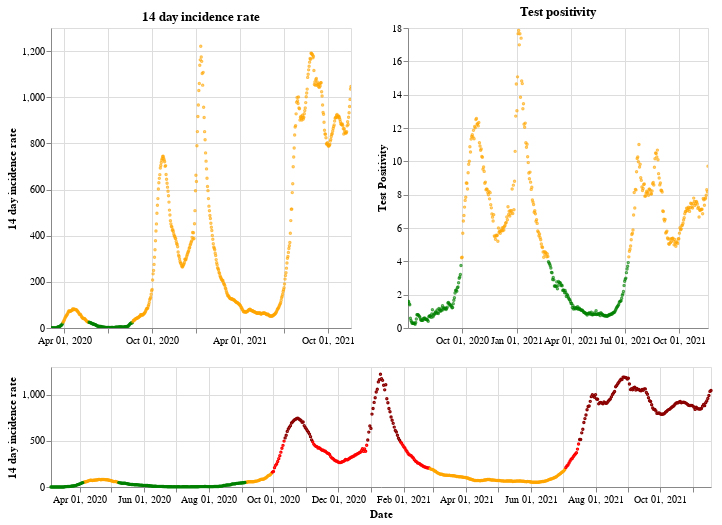

Source (notebook cell):
### Markdown cell above
## Northern Ireland

### Code cell
plot_traffic_light('Northern Ireland')

### Figure 1 — Vega-Lite specification as saved in the notebook (floating-point values rounded to 4 significant figures; data arrays with more than 128 entries replaced by an {"elided": "..."} marker saying what was removed)
{"config": {"view": {"continuousWidth": 400, "continuousHeight": 300}}, "vconcat": [{"hconcat": [{"mark": {"type": "point", "size": 2}, "encoding": {"color": {"condition": {"value": "green", "test": "(datum.twoWeeklyCasesRate <= 25)"}, "value": "orange"}, "tooltip": [{"type": "nominal", "field": "areaName"}, {"type": "temporal", "field": "date"}, {"type": "quantitative", "field": "twoWeeklyCasesRate"}, {"type": "quantitative", "field": "testPositivity"}], "x": {"type": "temporal", "axis": {"title": ""}, "field": "date", "scale": {"domain": {"selection": "DateBrush"}}, "timeUnit": "yearmonthdate"}, "y": {"type": "quantitative", "axis": {"title": "14 day incidence rate"}, "field": "twoWeeklyCasesRate"}}, "title": "14 day incidence rate", "width": 300}, {"mark": {"type": "point", "size": 2}, "encoding": {"color": {"condition": {"value": "green", "test": "(datum.testPositivity <= 4)"}, "value": "orange"}, "tooltip": [{"type": "nominal", "field": "areaName"}, {"type": "temporal", "field": "date"}, {"type": "quantitative", "field": "twoWeeklyCasesRate"}, {"type": "quantitative", "field": "testPositivity"}], "x": {"type": "temporal", "axis": {"title": ""}, "field": "date", "scale": {"domain": {"selection": "DateBrush"}}, "timeUnit": "yearmonthdate"}, "y": {"type": "quantitative", "axis": {"title": "Test Positivity"}, "field": "testPositivity"}}, "title": "Test positivity", "width": 300}]}, {"layer": [{"mark": {"type": "point", "size": 2}, "encoding": {"color": {"condition": {"value": "orange", "test": "(((datum.testPositivity < 4) && (datum.twoWeeklyCasesRate >= 50)) && (datum.twoWeeklyCasesRate < 200))"}, "value": "red"}, "opacity": {"condition": {"value": 1, "test": "((datum.twoWeeklyCasesRate >= 50) && (datum.twoWeeklyCasesRate < 500))"}, "value": 0}, "tooltip": [{"type": "nominal", "field": "areaName"}, {"type": "temporal", "field": "date"}, {"type": "quantitative", "field": "twoWeeklyCasesRate"}, {"type": "quantitative", "field": "testPositivity"}], "x": {"type": "temporal", "axis": {"title": "Date"}, "field": "date", "timeUnit": "yearmonthdate"}, "y": {"type": "quantitative", "axis": {"title": "14 day incidence rate"}, "field": "twoWeeklyCasesRate"}}, "selection": {"DateBrush": {"type": "interval", "encodings": ["x"], "fields": ["Time"]}}}, {"mark": {"type": "point", "size": 2}, "encoding": {"color": {"value": "darkred"}, "opacity": {"condition": {"value": 1, "test": "(datum.twoWeeklyCasesRate >= 500)"}, "value": 0}, "tooltip": [{"type": "nominal", "field": "areaName"}, {"type": "temporal", "field": "date"}, {"type": "quantitative", "field": "twoWeeklyCasesRate"}, {"type": "quantitative", "field": "testPositivity"}], "x": {"type": "temporal", "axis": {"title": "Date"}, "field": "date", "timeUnit": "yearmonthdate"}, "y": {"type": "quantitative", "axis": {"title": "14 day incidence rate"}, "field": "twoWeeklyCasesRate"}}}, {"mark": {"type": "point", "size": 2}, "encoding": {"color": {"condition": {"value": "green", "test": "((datum.testPositivity < 4) && (datum.twoWeeklyCasesRate < 50))"}, "value": "orange"}, "opacity": {"condition": {"value": 1, "test": "(datum.twoWeeklyCasesRate < 50)"}, "value": 0}, "tooltip": [{"type": "nominal", "field": "areaName"}, {"type": "temporal", "field": "date"}, {"type": "quantitative", "field": "twoWeeklyCasesRate"}, {"type": "quantitative", "field": "testPositivity"}], "x": {"type": "temporal", "axis": {"title": "Date"}, "field": "date", "timeUnit": "yearmonthdate"}, "y": {"type": "quantitative", "axis": {"title": "14 day incidence rate"}, "field": "twoWeeklyCasesRate"}}}], "height": 120, "width": 660}], "data": {"name": "data-80f78be91f09d1407762c9d2fb58d124"}, "$schema": "https://vega.github.io/schema/vega-lite/v4.8.1.json", "datasets": {"data-80f78be91f09d1407762c9d2fb58d124": {"elided": "624 records"}}}
